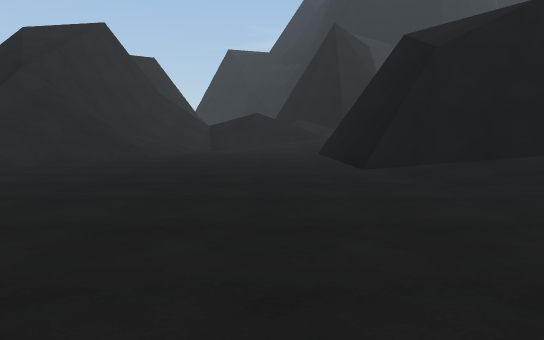
view 1 (above)

20 first-person views from a walk through a scene from a Unity 3-D project. The camera is 1.3 m above the floor, tilts 6° down and sees 70° across. The floor is counted in squares, 2 m on a side. Each view is taken from the middle of a square. On the plan, view 1 faces up. The plan holds only what a view shows up to about 11 squares ahead; the rest is blank. The place goes on beyond the plan. The player character is not drawn. Surface patterns are stand-ins for the level's own textures.

view 2
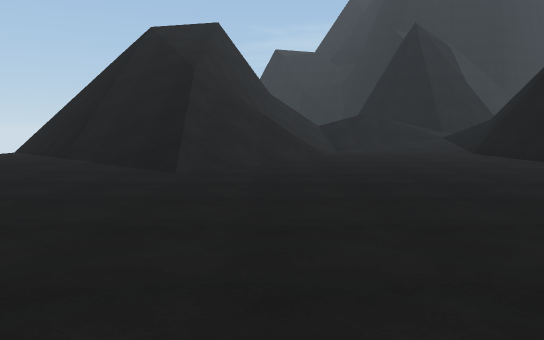

view 3
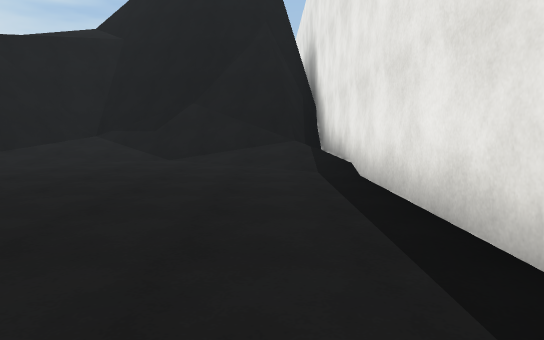

view 4
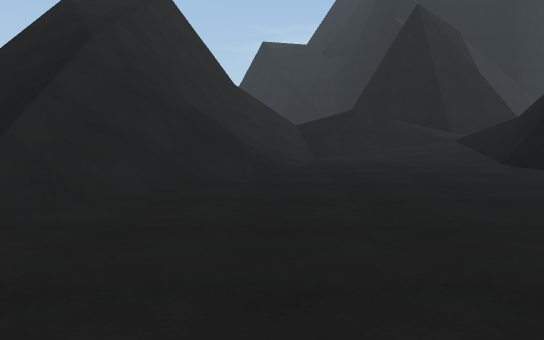

view 5
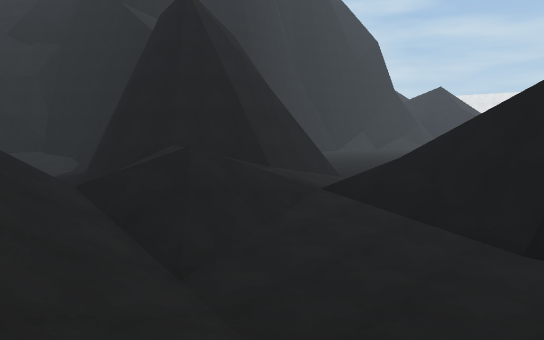

view 6
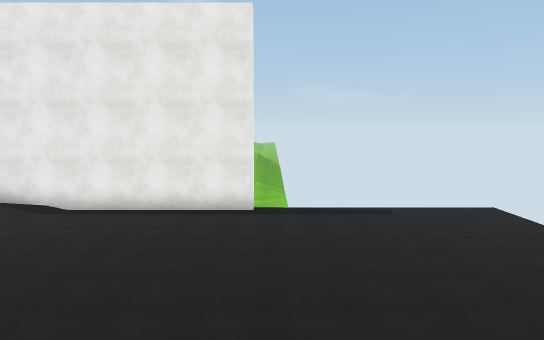

view 7
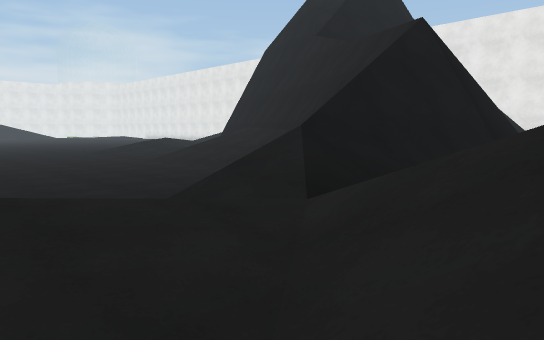

view 8
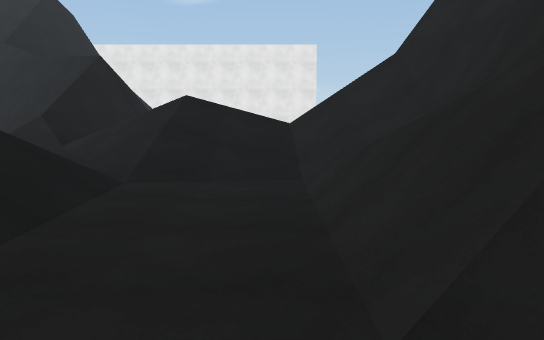

view 9
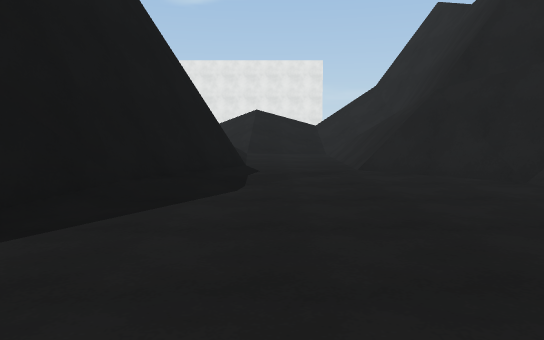

view 10
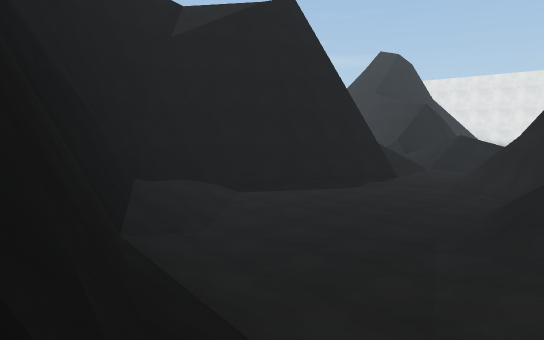

view 11
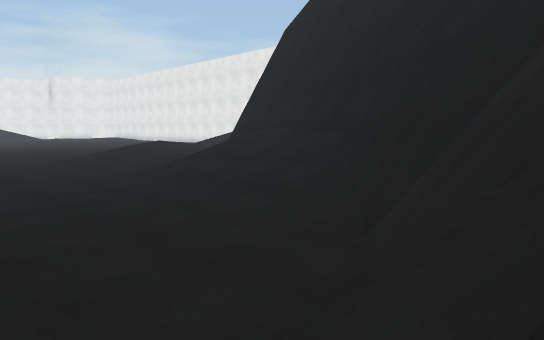

view 12
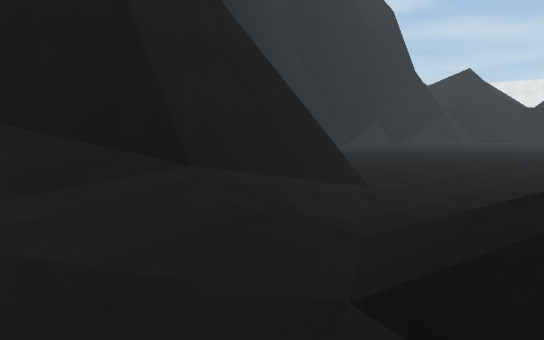

view 13
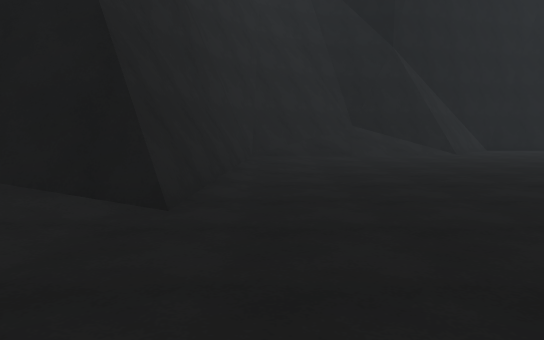

view 14
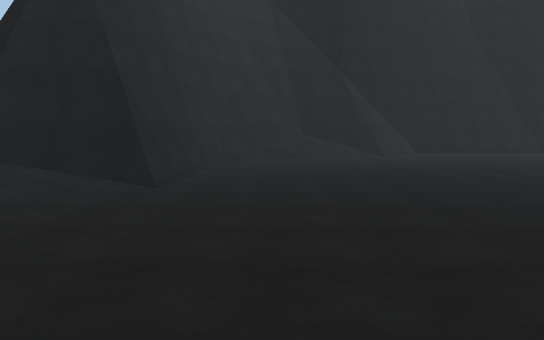

view 15
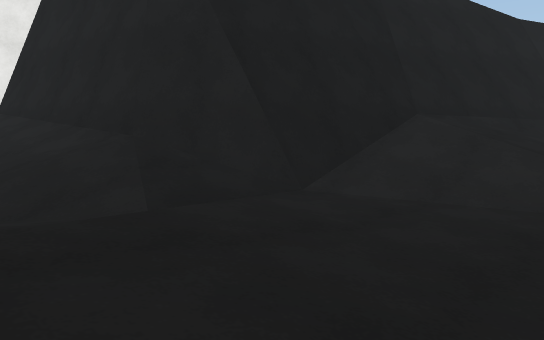

view 16
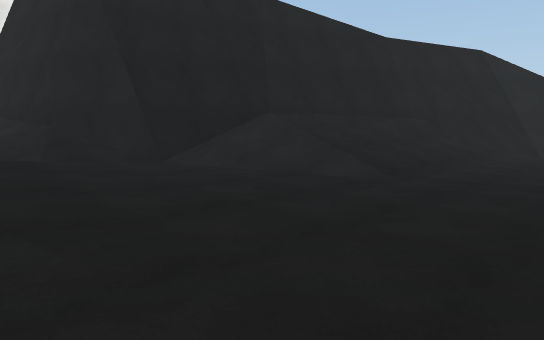

view 17
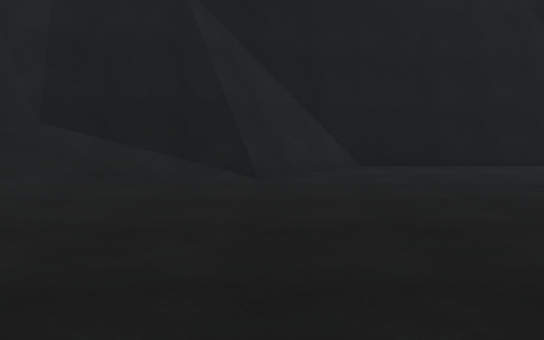

view 18
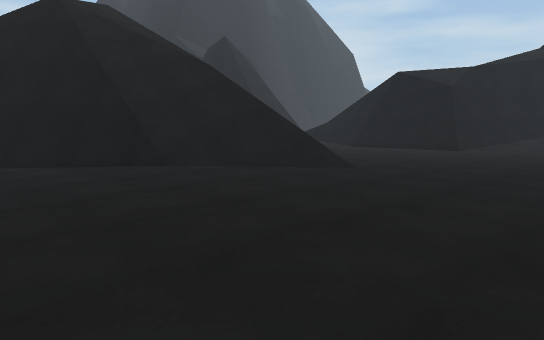

view 19
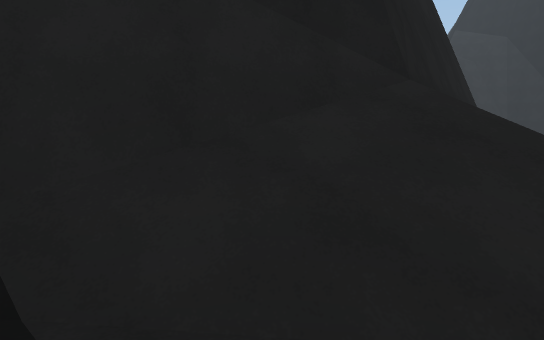

view 20
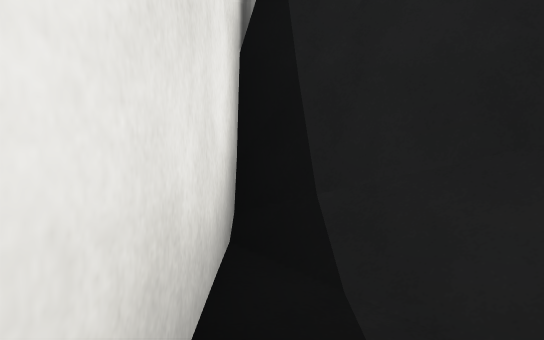

### Floor plan
Key: @ floor where view 1 was taken; # wall or solid block; . main floor; : floor 0.25 m higher than the main floor; + floor 0.5 m higher than the main floor; * floor 0.75 m higher than the main floor; / step, stairs or slope; = window, fence, low wall or low ledge; v drop or lower ground.
Columns run from 11 left of view 1 to 15 right of it. Each row starts with its distance up from view 1.
 30      /##
 29       /####
 28       :://###
 27       +:..//##
 26       /....//#
 25       //..../#         ####
 24        ......#       ###...
 23        .....##     ####....
 22        .....#     ##/......
 21       ##.../#    ##/.......
 20       v##..##    #:........
 19       v#/..##    #:.......
 18        #/../##   #........
 17       ##/../ #####.......
 16      /##////+*####........
 15      /##/////*/+..........
 14       ##/////*/:.........
 13   ////##////+///...........
 12   ////##/..:+/#/...........
 11  vvv//##/...:###/..........
 10  ##v//#//....####/////...:/
  9  .#v/////....#  ##/////.:++
  8  .:=////.....#   ###///:+++
  7  .::///......##    #####/:+
  6  .::.//......####      #//
  5 ..:...........+##      ##/
  4 ..............:+#       #/
  3 .............../#       #/
  2 ..............//#       #//
  1 ............../##      ##//
  0 ...........@.//##      ##/.
 -1 ............:+####     #/..
 -2       .########        ####

Where each view was taken, in squares from view 1:
view 1: 0 up, 0 right, facing up
view 2: 0 up, 4 left, facing up
view 3: 0 up, 5 left, facing right
view 4: 3 up, 3 left, facing up
view 5: 9 up, 4 left, facing up-right
view 6: 9 up, 5 left, facing down
view 7: 16 up, 0 right, facing down-right
view 8: 21 up, 2 left, facing down
view 9: 26 up, 1 left, facing down
view 10: 30 up, 6 left, facing down-right
view 11: 14 up, 3 right, facing down-right
view 12: 13 up, 1 right, facing up-right
view 13: 13 up, 7 right, facing up
view 14: 10 up, 8 right, facing up
view 15: 10 up, 15 right, facing down-left
view 16: 13 up, 15 right, facing down-left
view 17: 18 up, 12 right, facing up
view 18: 2 up, 11 left, facing up-right
view 19: 1 down, 15 right, facing up-left
view 20: 1 down, 15 right, facing left
